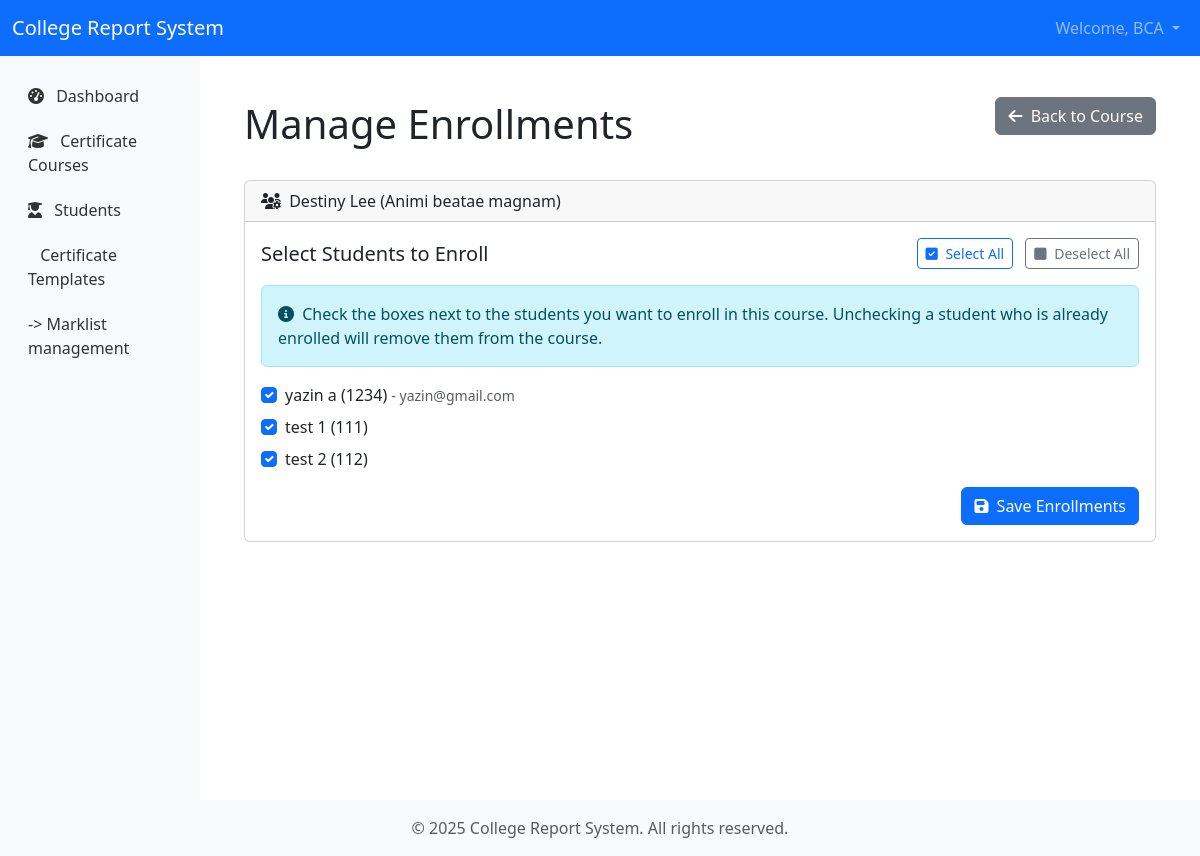
Screenshot of /certificates/courses/4/enrollment/ (signed in) with the database file from the repository.
### departments/models.py (models this page shows, shortened)
class Department(models.Model):
    name = models.CharField(max_length=100)
    code = models.CharField(max_length=10, unique=True)
    description = models.TextField(blank=True, null=True)
    user = models.OneToOneField(User, on_delete=models.CASCADE, related_name='department')
    created_at = models.DateTimeField(auto_now_add=True)
    updated_at = models.DateTimeField(auto_now=True)

### certificate_courses/models.py (models this page shows, shortened)
class CertificateCourse(models.Model):
    STATUS_CHOICES = (
        ('planning', 'Planning'),
        ('ongoing', 'Ongoing'),
        ('completed', 'Completed'),
    )
    name = models.CharField(max_length=200)
    course_code = models.CharField(max_length=20, unique=True)
    department = models.ForeignKey(Department, on_delete=models.CASCADE, related_name='certificate_courses')
    start_date = models.DateField()
    end_date = models.DateField()
    num_modules = models.PositiveIntegerField()
    total_hours = models.PositiveIntegerField()
    brochure = models.FileField(upload_to='brochures/', blank=True, null=True)
    course_objective = models.TextField()
    course_outcome = models.TextField(blank=True, null=True)
    status = models.CharField(max_length=20, choices=STATUS_CHOICES, default='planning')
    created_at = models.DateTimeField(auto_now_add=True)
    updated_at = models.DateTimeField(auto_now=True)

class Student(models.Model):
    name = models.CharField(max_length=100)
    registration_number = models.CharField(max_length=20, unique=True)
    email = models.EmailField(blank=True, null=True)
    department = models.ForeignKey(Department, on_delete=models.CASCADE, related_name='students')
    created_at = models.DateTimeField(auto_now_add=True)
    updated_at = models.DateTimeField(auto_now=True)

### certificate_courses/views.py (the view)
# urls.py: path('courses/<int:course_pk>/enrollment/', views.manage_enrollment, name='manage_enrollment'),
@login_required
def manage_enrollment(request, course_pk):
    department = request.user.department
    course = get_object_or_404(CertificateCourse, pk=course_pk, department=department)
    if request.method == 'POST':
        form = CourseEnrollmentForm(request.POST, department=department)
        if form.is_valid():
            selected_students = form.cleaned_data['students']
            existing_enrollments = CourseEnrollment.objects.filter(course=course)
            existing_student_ids = [e.student.id for e in existing_enrollments]
            for student in selected_students:
                if student.id not in existing_student_ids:
                    CourseEnrollment.objects.create(student=student, course=course)
            for enrollment in existing_enrollments:
                if enrollment.student not in selected_students:
                    enrollment.delete()
            messages.success(request, 'Enrollments updated successfully.')
            return redirect('course_detail', pk=course.pk)
    else:
        initial_students = Student.objects.filter(enrollments__course=course)
        form = CourseEnrollmentForm(department=department, initial={'students': initial_students})
    return render(request, 'certificate_courses/manage_enrollment.html', {
        'form': form,
        'course': course,
        'enrolled_students': initial_students if 'initial_students' in locals() else []
    })

### certificate_courses/forms.py
class CourseEnrollmentForm(forms.Form):
    students = forms.ModelMultipleChoiceField(
        queryset=None,
        widget=forms.CheckboxSelectMultiple,
        required=False
    )
    def __init__(self, *args, **kwargs):
        department = kwargs.pop('department', None)
        super(CourseEnrollmentForm, self).__init__(*args, **kwargs)
        if department:
            self.fields['students'].queryset = Student.objects.filter(department=department)

### templates/certificate_courses/manage_enrollment.html (shortened to what this page needs)
{% extends "base.html" %}
{% block content %}
<div class="container-fluid px-4">
    <div class="d-flex justify-content-between align-items-center mb-4">
        <h1 class="mt-4">Manage Enrollments</h1>
        <a href="{% url 'course_detail' pk=course.pk %}" class="btn btn-secondary">
            <i class="fas fa-arrow-left me-1"></i> Back to Course
        </a>
    </div>
    <div class="card mb-4">
        <div class="card-header">
            <i class="fas fa-users-cog me-1"></i>
            {{ course.name }} ({{ course.course_code }})
        </div>
        <div class="card-body">
            <form method="post" novalidate>
                <div class="mb-3">
                    <div class="d-flex justify-content-between align-items-center mb-3">
                        <h5 class="mb-0">Select Students to Enroll</h5>
                        <div>
                            <button type="button" class="btn btn-outline-primary btn-sm" id="selectAll">
                                <i class="fas fa-check-square me-1"></i> Select All
                            </button>
                            <button type="button" class="btn btn-outline-secondary btn-sm ms-2" id="deselectAll">
                                <i class="fas fa-square me-1"></i> Deselect All
                            </button>
                        </div>
                    </div>
                    <div class="alert alert-info mb-3">
                        <i class="fas fa-info-circle me-1"></i>
                        Check the boxes next to the students you want to enroll in this course. Unchecking a student who is already enrolled will remove them from the course.
                    </div>
                    <div class="student-list">
                        {% for student in form.students.field.queryset %}
                        <div class="form-check mb-2">
                            <input class="form-check-input student-checkbox" type="checkbox"
                                name="students" value="{{ student.id }}"
                                id="student_{{ student.id }}"
                                {% if student in form.initial.students %}checked{% endif %}>
                            <label class="form-check-label" for="student_{{ student.id }}">
                                {{ student.name }} ({{ student.registration_number }})
                                {% if student.email %}
                                <small class="text-muted">- {{ student.email }}</small>
                                {% endif %}
                            </label>
                        </div>
                        {% endfor %}
                    </div>
                </div>
                <div class="d-grid gap-2 d-md-flex justify-content-md-end">
                    <button type="submit" class="btn btn-primary">
                        <i class="fas fa-save me-1"></i> Save Enrollments
                    </button>
                </div>
            </form>
        </div>
    </div>
</div>
{% endblock %}

### templates/base.html (shortened to what this page needs)
<!DOCTYPE html>
<html lang="en">
<head>
    <link href="https://cdn.jsdelivr.net/npm/bootstrap@5.3.0-alpha1/dist/css/bootstrap.min.css" rel="stylesheet">
    <link rel="stylesheet" href="https://cdnjs.cloudflare.com/ajax/libs/font-awesome/6.1.1/css/all.min.css">
</head>
<body>
    {% block navbar %}
    <nav class="navbar navbar-expand-lg navbar-dark bg-primary">
        <div class="container-fluid">
            <a class="navbar-brand" href="{% url 'dashboard' %}">College Report System</a>
            <div class="collapse navbar-collapse" id="navbarNav">
                <ul class="navbar-nav ms-auto">
                    {% if user.is_authenticated %}
                    <li class="nav-item dropdown">
                        <a class="nav-link dropdown-toggle" href="#" id="navbarDropdown" role="button" data-bs-toggle="dropdown">
                            Welcome, {{ user.department.name }}
                        </a>
                    </li>
                    {% else %}
                    <li class="nav-item">
                        <a class="nav-link" href="{% url 'login' %}">Login</a>
                    </li>
                    {% endif %}
                </ul>
            </div>
        </div>
    </nav>
    {% endblock %}
    <div class="container-fluid">
        <div class="row">
            {% if user.is_authenticated %}
            <div class="col-md-2 d-none d-md-block sidebar">
                <div class="position-sticky">
                    <ul class="nav flex-column">
                        <li class="nav-item">
                            <a class="nav-link {% if request.resolver_match.url_name == 'dashboard' %}active{% endif %}" href="{% url 'dashboard' %}">
                                <i class="fas fa-tachometer-alt me-2"></i> Dashboard
                            </a>
                        </li>
                        <li class="nav-item">
                            <a class="nav-link {% if 'course_list' in request.resolver_match.url_name %}active{% endif %}" href="{% url 'course_list' %}">
                                <i class="fas fa-graduation-cap me-2"></i> Certificate Courses
                            </a>
                        </li>
                        <li class="nav-item">
                            <a class="nav-link {% if 'student_list' in request.resolver_match.url_name %}active{% endif %}" href="{% url 'student_list' %}">
                                <i class="fas fa-user-graduate me-2"></i> Students
                            </a>
                        </li>
                        <li class="nav-item">
                            <a class="nav-link {% if 'template_list' in request.resolver_match.url_name %}active{% endif %}" href="{% url 'template_list' %}">
                                 Certificate Templates
                            </a>
                        </li>
                        <li class="nav-item">
                            <a class="nav-link" href="https://camudigitalcampus.com/student-information-system-old-camu/mark-management-system/">
                               -> Marklist management
                            </a>
                        </li>
                    </ul>
                </div>
            </div>
            <main class="col-md-10 ms-sm-auto main-content">
            {% else %}
            <main class="col-12 main-content">
            {% endif %}
                {% block content %}{% endblock %}
            </main>
        </div>
    </div>
    <footer class="footer mt-auto py-3">
        <div class="container">
            <span class="text-muted">© {% now "Y" %} College Report System. All rights reserved.</span>
        </div>
    </footer>
</body>
</html>

### templates/base.html (style rules this page uses)
.sidebar { min-height: calc(100vh - 56px); background-color: #f8f9fa; padding-top: 20px; }
.sidebar .nav-link { color: #333; margin-bottom: 5px; border-radius: 4px; }
.main-content { padding: 20px; }
.footer { background-color: #f8f9fa; padding: 10px 0; text-align: center; margin-top: auto; }

### rows the page displays
CertificateCourse: name "Destiny Lee", course_code "Animi beatae magnam"
Student: students "☑", name "yazin a", registration_number "1234", email "yazin@gmail.com"
Student: students "☑", name "test 1", registration_number "111"
Student: students "☑", name "test 2", registration_number "112"

### other values shown
{{ user.department.name }} "BCA"
